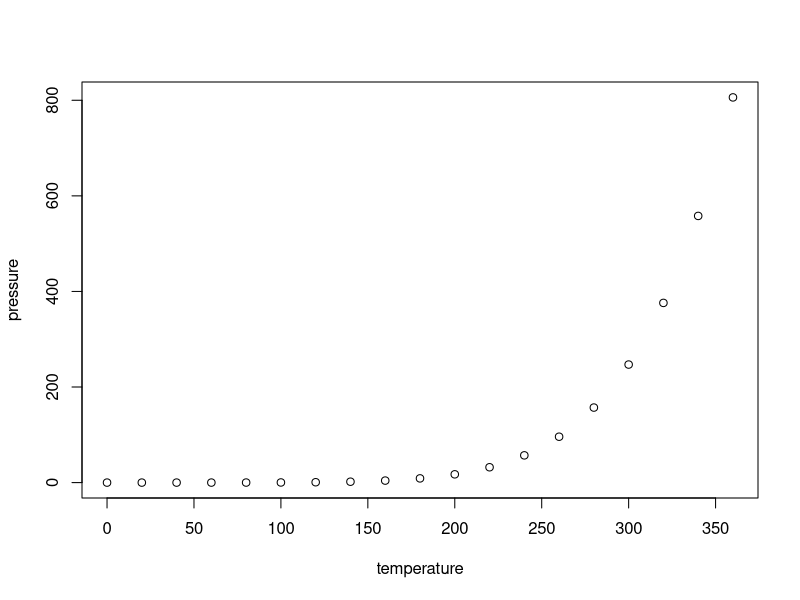
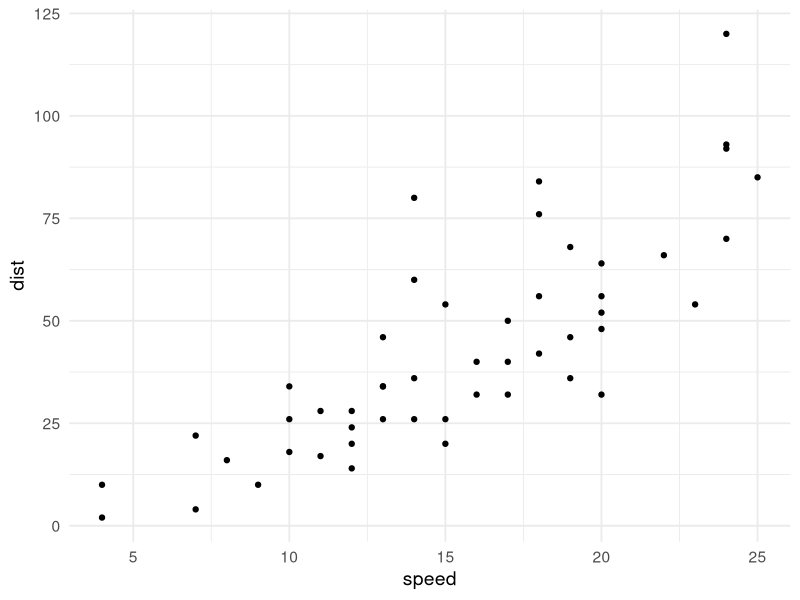

The R script that drew these images, in order:
## ---- chunk 1
knitr::opts_chunk$set(echo = TRUE)

require(tidyverse)

## ---- chunk 2
summary(cars)
## ---- chunk 3
plot(pressure)
## ---- chunk 4

cars %>% 
  ggplot(data = .) +
  geom_point(aes(x = speed, y = dist)) +
  theme_minimal(14)

